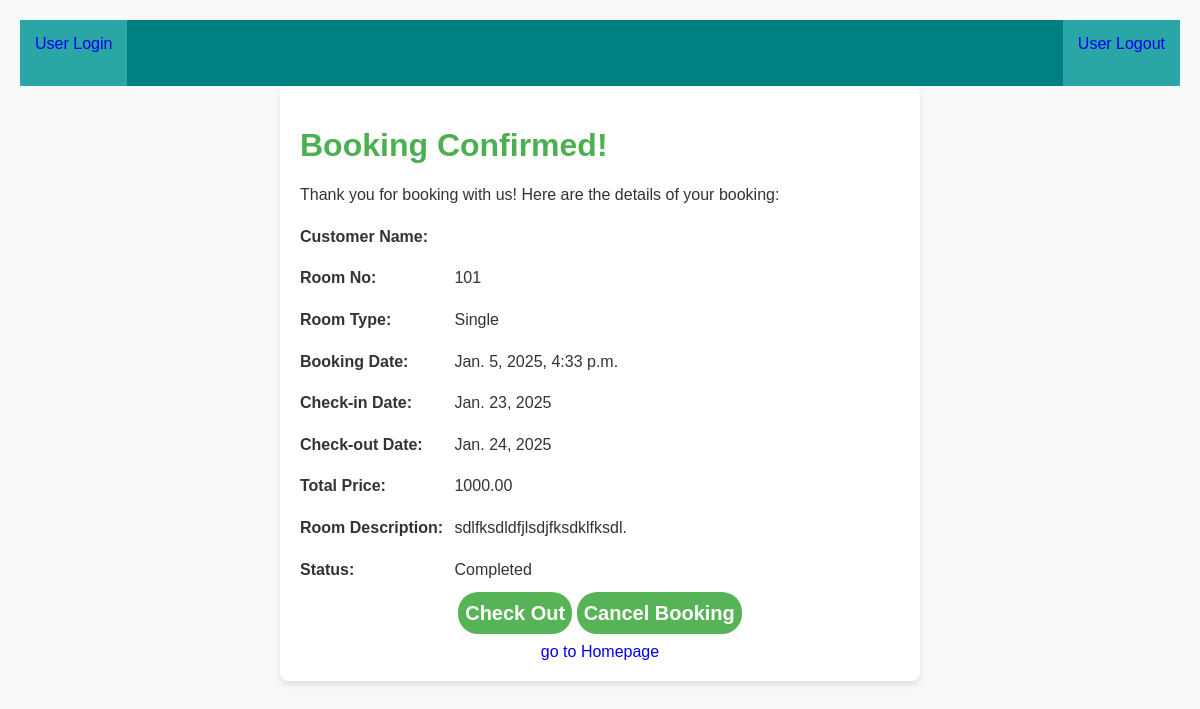
Page /detail_confirm_booking/4/ on the committed database.
### app/models.py (models this page shows, shortened)
class Booking(models.Model):
    STATUS_CHOICES = [
        ('Inprocess', 'Inprocess'),
        ('Completed', 'Completed'),
        ('Cancelled', 'Cancelled'),
    ]
    status = models.CharField(max_length=20, choices=STATUS_CHOICES, default='Pending')
    Room = models.ForeignKey(Room, on_delete=models.CASCADE)
    user = models.ForeignKey(User, on_delete=models.CASCADE, null=True, blank=True)
    Booking_date = models.DateTimeField(auto_now_add=True)
    Check_in = models.DateField()
    Check_out = models.DateField()
    Total_price = models.DecimalField(max_digits=10,decimal_places=2)
    Num_of_Person = models.IntegerField(null=True)

class Room(models.Model):
    Room_no = models.CharField(max_length=10)
    Room_type = models.CharField(max_length=20)
    Room_description = models.TextField()
    Price_per_night = models.DecimalField(max_digits=10, decimal_places=2)
    Room_available = models.BooleanField(default=True)
    user = models.ForeignKey(User, on_delete=models.CASCADE)

### app/views.py (the view)
# urls.py: path('detail_confirm_booking/<int:id>/',detail_confirm_booking),
def detail_confirm_booking(request,id):
    booking = Booking.objects.get(id=id)
    return render(request, 'detail_confirm_booking.html', {'booking':booking})

### Template/detail_confirm_booking.html (shortened to what this page needs)
{% include 'nav.html' %}
{% load static %}
<link rel="stylesheet" href="{% static 'room.css' %}">
<!DOCTYPE html>
<html lang="en">
<head>
</head>
<body>
    <div class="container">
        <h1>Booking Confirmed!</h1>
        <p>Thank you for booking with us! Here are the details of your booking:</p>
        <div class="details">
            <p><strong>Customer Name:</strong> {{ request.user.username }} {{ request.user.last_name }}</p>
            <p><strong>Room No:</strong> {{ booking.Room.Room_no }} </p>
            <p><strong>Room Type:</strong> {{ booking.Room.Room_type }}</p>
            <p><strong>Booking Date:</strong> {{ booking.Booking_date }}</p>
            <p><strong>Check-in Date:</strong> {{ booking.Check_in }}</p>
            <p><strong>Check-out Date:</strong> {{ booking.Check_out }}</p>
            <p><strong>Total Price:</strong> {{ booking.Total_price }}</p>
            <p><strong>Room Description:</strong> {{ booking.Room.Room_description }} </p>
            <p><strong>Status:</strong> {{ booking.status }} </p>
        </div>
        <div class="button-container">
                <a href="/check_out/{{ booking.id }}" class="button-css">Check Out</a>
                <a href="/cancel/{{ booking.id }}" class="button-css">Cancel Booking</a> <br><br>
                <a href="/">go to Homepage</a>
        </div>
    </div>
</body>
</html>

### app/static/room.css (style rules this page uses)
html { font-family: Arial, Helvetica, sans-serif; }
a { text-decoration: none; }
.button-css { background-color: rgb(86, 180, 86); font-size: 20px; font-weight: bold; padding: 10px 7px; border-radius: 20px; color: white; outline: none; border: none; cursor: pointer; }

### Template/detail_confirm_booking.html (style rules this page uses)
body { font-family: Arial, sans-serif; margin: 20px; background-color: #f9f9f9; color: #333; }
.container { max-width: 600px; margin: 0 auto; padding: 20px; background: #fff; border-radius: 8px; box-shadow: 0 4px 6px rgba(0, 0, 0, 0.1); }
h1 { color: #4CAF50; }
.details { margin: 20px 0; line-height: 1.6; }
.details strong { display: inline-block; width: 150px; }
.button-container { text-align: center; margin-top: 20px; }

### rows in the picture
Booking: Room.Room_no "101", Room.Room_type "Single", Booking_date "Jan. 5, 2025, 4:33 p.m.", Check_in "Jan. 23, 2025", Check_out "Jan. 24, 2025", Total_price "1000.00", Room.Room_description "sdlfksdldfjlsdjfksdklfksdl.", status "Completed"
